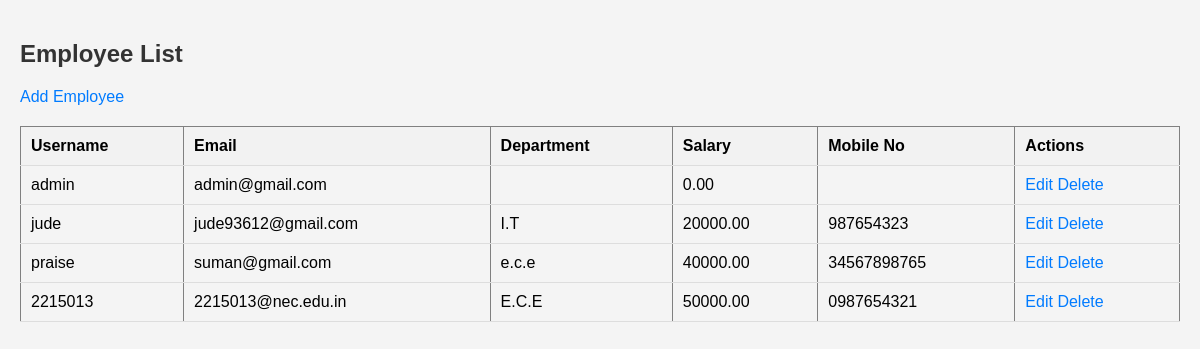
Page /employee/employee_list/ (signed in) on the committed database.
### employee/models.py (models this page shows, shortened)
class Employee(AbstractBaseUser):
    username = models.CharField(max_length=100, unique=True)
    email = models.EmailField(unique=True)
    department = models.CharField(max_length=100)
    salary = models.DecimalField(max_digits=10, decimal_places=2)
    mobile_no = models.CharField(max_length=15)
    is_active = models.BooleanField(default=True)
    is_staff = models.BooleanField(default=False)
    objects = EmployeeManager()
    USERNAME_FIELD = 'email'
    REQUIRED_FIELDS = ['username', 'department', 'salary', 'mobile_no']

### employee/views.py (the view)
# urls.py: path('employee_list/', views.employee_list, name='employee_list'),
@login_required
def employee_list(request):
    employees = Employee.objects.all()
    return render(request, 'employee/employee_list.html', {'employees': employees})

### employee/templates/employee/employee_list.html (shortened to what this page needs)
<!DOCTYPE html>
<html>
<head>
</head>
<body>
    <h2>Employee List</h2>
    {% if user.is_staff %}
    <a href="{% url 'add_employee' %}">Add Employee</a>
    {% endif %}
    <table border="1">
        <thead>
            <tr>
                <th>Username</th>
                <th>Email</th>
                <th>Department</th>
                {% if user.is_staff %}
                <th>Salary</th>
                {% endif %}
                <th>Mobile No</th>
                {% if user.is_staff %}
                <th>Actions</th>
                {% endif %}
            </tr>
        </thead>
        <tbody>
            {% for employee in employees %}
            <tr>
                <td>{{ employee.username }}</td>
                <td>{{ employee.email }}</td>
                <td>{{ employee.department }}</td>
                {% if user.is_staff %}
                <td>{{ employee.salary }}</td>
                {% endif %}
                <td>{{ employee.mobile_no }}</td>
                {% if user.is_staff %}
                <td>
                    <a href="{% url 'edit_employee' employee.pk %}">Edit</a>
                    <a href="{% url 'delete_employee' employee.pk %}">Delete</a>
                </td>
                {% endif %}
            </tr>
            {% endfor %}
        </tbody>
    </table>
</body>
</html>

### employee/templates/employee/employee_list.html (style rules this page uses)
body { font-family: Arial, sans-serif; margin: 0; padding: 20px; background-color: #f4f4f4; }
h2 { color: #333; margin-bottom: 20px; }
a { color: #007bff; text-decoration: none; }
table { width: 100%; border-collapse: collapse; margin-top: 20px; }
th, td { padding: 10px; text-align: left; border-bottom: 1px solid #ddd; }
th { background-color: #f2f2f2; }

### rows in the picture
Employee: username "admin", email "admin@gmail.com", salary "0.00", is_staff "Edit"
Employee: username "jude", email "jude93612@gmail.com", department "I.T", salary "20000.00", mobile_no "987654323"
Employee: username "praise", email "suman@gmail.com", department "e.c.e", salary "40000.00", mobile_no "34567898765"
Employee: username "2215013", email "2215013@nec.edu.in", department "E.C.E", salary "50000.00", mobile_no "0987654321"
